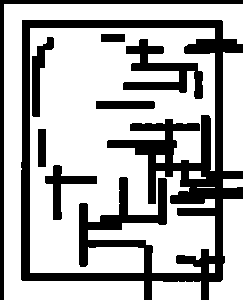
#> input picture maze_planner/outputs/debug/6_occupancy.png, 243 x 300 px
$ python maze_planner.py outputs/debug/6_occupancy.png
#> lines starting #> are read from the running program, lines starting #| are printed output that depends on the picture; after the words box and inside, x2 and y2 are one past the last pixel; in counts of white or black regions, pixels touching at a corner belong together
### maze_planner/maze_scanner.py
"""
Maze scanner: 把摄像头拍到的"白纸黑笔迷宫"照片处理成扫描件风格的纯黑白图。

流程:
  1. 检测纸张边界 (find_paper_contour)
  2. 透视矫正        (four_point_transform)
  3. 亮度/对比度增强 (enhance)
  4. 黑白二值化      (binarize)
  5. 输出扫描件      (clean + 保存)

用法:
  python maze_scanner.py input.jpg -o output.png
  python maze_scanner.py input.jpg -o output.png --debug debug_dir
"""

import argparse
import os

import cv2
import numpy as np


# ----------------------------------------------------------------------------
# 工具
# ----------------------------------------------------------------------------
def _resize_to_max(img, max_side=1500):
    """等比缩放，使最长边不超过 max_side。返回 (缩放后的图, 缩放比例)。"""
    h, w = img.shape[:2]
    scale = max_side / float(max(h, w))
    if scale < 1.0:
        img = cv2.resize(img, (int(w * scale), int(h * scale)),
                         interpolation=cv2.INTER_AREA)
        return img, scale
    return img, 1.0


def parse_corners(s):
    """把 "x1,y1 x2,y2 x3,y3 x4,y4" 解析成 [(x,y)x4] (原图坐标)。"""
    if not s:
        return None
    nums = [float(v) for v in s.replace(",", " ").split()]
    if len(nums) != 8:
        raise ValueError("--corners 需要 8 个数字: x1,y1 x2,y2 x3,y3 x4,y4")
    return [(nums[i], nums[i + 1]) for i in range(0, 8, 2)]


def _order_points(pts):
    """把 4 个点排成 [左上, 右上, 右下, 左下]。"""
    pts = pts.reshape(4, 2).astype("float32")
    rect = np.zeros((4, 2), dtype="float32")
    s = pts.sum(axis=1)
    rect[0] = pts[np.argmin(s)]   # 左上: x+y 最小
    rect[2] = pts[np.argmax(s)]   # 右下: x+y 最大
    diff = np.diff(pts, axis=1)
    rect[1] = pts[np.argmin(diff)]  # 右上: x-y 最小
    rect[3] = pts[np.argmax(diff)]  # 左下: x-y 最大
    return rect


# ----------------------------------------------------------------------------
# 步骤 1: 检测纸张边界
# ----------------------------------------------------------------------------
def _quad_from_contour(c, img_shape):
    """凸包 -> 近似四边形; 退化时用最小外接旋转矩形。返回 4x2 角点。"""
    hull = cv2.convexHull(c)
    peri = cv2.arcLength(hull, True)
    for eps in (0.02, 0.03, 0.04, 0.05, 0.06, 0.08, 0.10):
        ap = cv2.approxPolyDP(hull, eps * peri, True)
        if len(ap) == 4 and cv2.isContourConvex(ap):
            return ap.reshape(4, 2)
    return cv2.boxPoints(cv2.minAreaRect(c))


def _paper_by_brightness(img):
    """
    主方法: 纸张是「亮 + 低饱和」的大块区域。
    取包含图像中心的连通块（纸张通常在画面中央，桌面/笔记本/人在四周），
    再求其四边形角点。对低对比度纸张边缘 (白纸/浅木桌) 比边缘检测稳得多。
    """
    H, W = img.shape[:2]
    hsv = cv2.cvtColor(img, cv2.COLOR_BGR2HSV)
    S, V = hsv[:, :, 1], hsv[:, :, 2]
    _, bright = cv2.threshold(V, 0, 255, cv2.THRESH_BINARY + cv2.THRESH_OTSU)
    mask = ((S < 60) & (bright > 0)).astype(np.uint8) * 255

    # 核大小按分辨率定 (scan 已把最长边缩到 1500)
    k = max(15, int(max(H, W) * 0.014)) | 1
    mask = cv2.morphologyEx(mask, cv2.MORPH_CLOSE, np.ones((k, k), np.uint8))
    mask = cv2.morphologyEx(mask, cv2.MORPH_OPEN,
                            np.ones((k // 2 | 1,) * 2, np.uint8))
    # 腐蚀切断纸张与周围浅色物体 (笔记本/浅色衣物) 的细桥
    er = cv2.erode(mask, np.ones((k, k), np.uint8))

    n, lab, st, cen = cv2.connectedComponentsWithStats(er, 8)
    if n <= 1:
        return None
    cy, cx = H // 2, W // 2
    pick = int(lab[cy, cx])                       # 优先取含图像中心的块
    if pick == 0:
        cand = [i for i in range(1, n)
                if st[i, cv2.CC_STAT_AREA] > 0.1 * H * W]
        if not cand:
            return None
        pick = min(cand, key=lambda i: (cen[i][0] - cx) ** 2 + (cen[i][1] - cy) ** 2)
    if st[pick, cv2.CC_STAT_AREA] < 0.15 * H * W:  # 太小不是纸张
        return None

    comp = (lab == pick).astype(np.uint8) * 255
    comp = cv2.dilate(comp, np.ones((k, k), np.uint8))     # 抵消腐蚀
    comp = cv2.morphologyEx(comp, cv2.MORPH_CLOSE,
                            np.ones((k * 2 | 1,) * 2, np.uint8))
    cnts, _ = cv2.findContours(comp, cv2.RETR_EXTERNAL, cv2.CHAIN_APPROX_SIMPLE)
    if not cnts:
        return None
    return _quad_from_contour(max(cnts, key=cv2.contourArea), img.shape)


# [20 lines left out: function _paper_by_edges, not called in this run]


def find_paper_contour(img):
    """
    找到纸张的 4 个角点，排成 [左上,右上,右下,左下]。
    先用亮度/饱和度分割 (对低对比度边缘稳健)，失败再退化到边缘检测；
    都找不到返回 None（调用方退化为对整张图处理）。
    """
    quad = _paper_by_brightness(img)
    if quad is None:
        quad = _paper_by_edges(img)
    if quad is None:
        return None
    return _order_points(np.asarray(quad, dtype="float32").reshape(4, 2))


# ----------------------------------------------------------------------------
# 步骤 2: 透视矫正
# ----------------------------------------------------------------------------
def four_point_transform(img, rect):
    """根据 4 个角点把纸张拉正成正视图。"""
    (tl, tr, br, bl) = rect
    width_top = np.linalg.norm(tr - tl)
    width_bottom = np.linalg.norm(br - bl)
    height_left = np.linalg.norm(bl - tl)
    height_right = np.linalg.norm(br - tr)
    max_w = int(round(max(width_top, width_bottom)))
    max_h = int(round(max(height_left, height_right)))
    max_w, max_h = max(max_w, 1), max(max_h, 1)

    dst = np.array([[0, 0],
                    [max_w - 1, 0],
                    [max_w - 1, max_h - 1],
                    [0, max_h - 1]], dtype="float32")
    M = cv2.getPerspectiveTransform(rect, dst)
    return cv2.warpPerspective(img, M, (max_w, max_h))


# ----------------------------------------------------------------------------
# 步骤 3: 亮度/对比度增强（去除不均匀光照/阴影）
# ----------------------------------------------------------------------------
def enhance(img):
    """
    估计背景（大尺度模糊），用原图除以背景，去掉阴影和光照不均，
    让纸面变成均匀的白色。返回单通道灰度图。
    """
    gray = cv2.cvtColor(img, cv2.COLOR_BGR2GRAY) if img.ndim == 3 else img

    # 背景估计: 核要足够大，盖过笔画宽度
    k = max(31, (max(gray.shape) // 20) | 1)  # 保证奇数
    background = cv2.GaussianBlur(gray, (k, k), 0)
    background = np.where(background == 0, 1, background)  # 防止除零

    norm = gray.astype(np.float32) / background.astype(np.float32)
    norm = np.clip(norm, 0, 1)
    norm = (norm * 255).astype(np.uint8)

    # CLAHE 进一步拉对比度
    clahe = cv2.createCLAHE(clipLimit=2.0, tileGridSize=(8, 8))
    return clahe.apply(norm)


# ----------------------------------------------------------------------------
# 步骤 4: 二值化
# ----------------------------------------------------------------------------
def binarize(gray, block_size=35, C=15):
    """
    自适应阈值二值化。输出: 墙壁(黑笔)=黑(0)，纸面=白(255)。
    block_size 必须为奇数。
    """
    if block_size % 2 == 0:
        block_size += 1
    binary = cv2.adaptiveThreshold(
        gray, 255,
        cv2.ADAPTIVE_THRESH_GAUSSIAN_C,
        cv2.THRESH_BINARY,
        block_size, C)
    return binary


# ----------------------------------------------------------------------------
# 步骤 5: 清理噪点
# ----------------------------------------------------------------------------
def clean(binary, min_blob=20):
    """去掉孤立小黑点，让输出更像干净的扫描件。"""
    # 在墙壁(黑)上操作: 反相 -> 墙=白
    inv = cv2.bitwise_not(binary)
    # 开运算去毛刺
    inv = cv2.morphologyEx(inv, cv2.MORPH_OPEN,
                           np.ones((2, 2), np.uint8))
    # 连通域过滤掉太小的斑点
    n, labels, stats, _ = cv2.connectedComponentsWithStats(inv, connectivity=8)
    out = np.zeros_like(inv)
    for i in range(1, n):
        if stats[i, cv2.CC_STAT_AREA] >= min_blob:
            out[labels == i] = 255
    return cv2.bitwise_not(out)  # 还原: 墙=黑, 纸=白


# ----------------------------------------------------------------------------
# 手动选角 (默认方式，比自动检测可靠)
# ----------------------------------------------------------------------------
def pick_corners_interactive(img):
    """
    弹窗让用户左键依次点 4 个角。返回 4x2 角点 (未排序) 或 None(取消)。
      左键 = 选点 (最多4个)   u/退格 = 撤销   回车 = 确认   Esc = 取消
    """
    win = "pick 4 corners: L-click x4, [u]undo [Enter]ok [Esc]cancel"
    pts = []

    def on_mouse(event, x, y, flags, param):
        if event == cv2.EVENT_LBUTTONDOWN and len(pts) < 4:
            pts.append((x, y))

    cv2.namedWindow(win, cv2.WINDOW_NORMAL)
    cv2.resizeWindow(win, min(img.shape[1], 1000), min(img.shape[0], 1000))
    cv2.setMouseCallback(win, on_mouse)
    try:
        while True:
            disp = img.copy()
            for i, p in enumerate(pts):
                cv2.circle(disp, p, 7, (0, 0, 255), -1)
                cv2.putText(disp, str(i + 1), (p[0] + 10, p[1] - 10),
                            cv2.FONT_HERSHEY_SIMPLEX, 1.0, (0, 0, 255), 2)
            if len(pts) >= 2:
                cv2.polylines(disp, [np.array(pts)], len(pts) == 4,
                              (0, 255, 0), 2)
            cv2.imshow(win, disp)
            key = cv2.waitKey(20) & 0xFF
            if key == 27:                       # Esc: 取消
                pts = []
                break
            if key in (ord('u'), 8) and pts:    # u / Backspace: 撤销
                pts.pop()
            if key in (13, 10) and len(pts) == 4:  # Enter: 确认
                break
    finally:
        cv2.destroyWindow(win)
        cv2.waitKey(1)
    return np.array(pts, dtype="float32") if len(pts) == 4 else None


# ----------------------------------------------------------------------------
# 主流程
# ----------------------------------------------------------------------------
def scan(path, debug_dir=None, margin=0.015, corners=None,
         manual=True, auto=False):
    """
    corners: 原图坐标系下的 4 个角点 [(x,y)x4]，给了就直接用（最高优先级）。
    manual : True 时弹窗手动点选 4 角（默认）。
    auto   : True 时改用自动检测（manual 会被忽略）。
    选角失败/取消时回退到自动检测；自动也失败则处理整张图。
    """
    img = cv2.imread(path)
    if img is None:
        raise FileNotFoundError(f"无法读取图片: {path}")

    img, scale = _resize_to_max(img, 1500)

    def dbg(name, im):
        if debug_dir:
            os.makedirs(debug_dir, exist_ok=True)
            cv2.imwrite(os.path.join(debug_dir, name), im)

    dbg("0_input.png", img)

    # 1: 确定纸张四角 —— 手动选点优先，自动检测作为 fallback
    rect = None
    if corners is not None:
        rect = _order_points(np.asarray(corners, dtype="float32").reshape(4, 2) * scale)
    elif auto:
        rect = find_paper_contour(img)
    elif manual:
        picked = pick_corners_interactive(img)
        if picked is not None:
            rect = _order_points(picked)
        else:
            print("⚠ 未完成手动选角，回退自动检测。")
            rect = find_paper_contour(img)
    else:
        rect = find_paper_contour(img)

    # 2: 透视矫正
    if rect is not None:
        # 角点常略微落在纸外，向中心内缩一点，去掉边缘的桌面/阴影
        center = rect.mean(axis=0)
        rect_in = (center + (rect - center) * (1.0 - margin)).astype("float32")
        warped = four_point_transform(img, rect_in)
        vis = img.copy()
        cv2.polylines(vis, [rect.astype(int)], True, (0, 255, 0), 3)
        cv2.polylines(vis, [rect_in.astype(int)], True, (0, 180, 255), 2)
        dbg("1_paper_detected.png", vis)
    else:
        print("⚠ 未检测到纸张边界，直接处理整张图。")
        warped = img
    dbg("2_warped.png", warped)

    # 3: 增强
    enhanced = enhance(warped)
    dbg("3_enhanced.png", enhanced)

    # 4: 二值化
    binary = binarize(enhanced)
    dbg("4_binary.png", binary)

    # 5: 清理
    result = clean(binary)
    dbg("5_result.png", result)

    # result: 二值扫描件（墙=黑, 纸=白）; warped: 透视矫正后的彩色图（供检测彩色标记）
    return result, warped


# [16 lines left out: function main, not called in this run]


# [2 lines that do not run on import are left out]

### maze_planner/maze_planner.py
"""
Maze planner: 在重建后的迷宫上做起点->终点路径规划。

输入是一张迷宫照片，内部先调用 maze_scanner 做重建，然后:
  1. 从彩色矫正图里检测起点(绿)/终点(红)标记
  2. 把二值扫描件转成占用栅格 (墙=障碍, 纸=可走)
     - 抹掉标记处的黑块（标记不是墙）
     - 闭运算补上墙体细缝（防止穿墙）
     - 按机器人半径膨胀墙体（防止贴墙/抹角）
     - 降采样到便于搜索的分辨率
  3. A* (8 邻接) 搜索起点->终点
  4. 把路径画回彩色图并保存

用法:
  python maze_planner.py input.jpg -o planned.png
  python maze_planner.py input.jpg -o planned.png --debug debug_dir
"""

import argparse
import heapq
import os
from collections import deque

import cv2
import numpy as np

from maze_scanner import scan, parse_corners


# ----------------------------------------------------------------------------
# 1. 检测起点/终点彩色标记
# ----------------------------------------------------------------------------
def _largest_blob_centroid(mask, min_area=30):
    """返回 mask 中最大连通块的质心 (x, y)，没有则返回 None。"""
    n, labels, stats, centroids = cv2.connectedComponentsWithStats(mask, 8)
    best, best_area = None, 0
    for i in range(1, n):
        area = stats[i, cv2.CC_STAT_AREA]
        if area >= min_area and area > best_area:
            best_area, best = area, centroids[i]
    if best is None:
        return None
    return (float(best[0]), float(best[1]))


def detect_markers(bgr):
    """
    从彩色图检测起点(红)和终点(蓝)。返回 (start_xy, goal_xy)，找不到为 None。
    """
    hsv = cv2.cvtColor(bgr, cv2.COLOR_BGR2HSV)
    k = np.ones((5, 5), np.uint8)

    # 红: hue 在 0 附近和 180 附近两段
    red = cv2.inRange(hsv, (0, 80, 40), (10, 255, 255)) | \
          cv2.inRange(hsv, (170, 80, 40), (180, 255, 255))
    red = cv2.morphologyEx(red, cv2.MORPH_OPEN, k)

    # 蓝: hue ~ 100..130
    blue = cv2.inRange(hsv, (100, 80, 40), (130, 255, 255))
    blue = cv2.morphologyEx(blue, cv2.MORPH_OPEN, k)

    return _largest_blob_centroid(red), _largest_blob_centroid(blue)


# ----------------------------------------------------------------------------
# 2. 二值扫描件 -> 占用栅格
# ----------------------------------------------------------------------------
# [100 lines left out: functions build_occupancy, _nearest_free, astar, not called in this run]


# ----------------------------------------------------------------------------
# 主流程
# ----------------------------------------------------------------------------
def solve_path(path, debug_dir=None, inflate=1, close=5, grid_max=400,
               manual=True, auto=False, corners=None):
    """
    返回 (pts, warped, binary, start_xy, goal_xy):
      pts       : 解路径在矫正图(warped)像素坐标下的点列 [(x,y), ...] (起点->终点)
      warped    : 透视矫正后的彩色图
      binary    : 二值扫描件(墙=黑)
    """
    binary, warped = scan(path, debug_dir=debug_dir,
                          manual=manual, auto=auto, corners=corners)

    # [4 lines left out: function dbg, not called in this run]

    start_xy, goal_xy = detect_markers(warped)
    if start_xy is None or goal_xy is None:
        raise RuntimeError(
            f"未检测到起点/终点标记 (红={start_xy}, 蓝={goal_xy})。"
            "请确认照片里画了红色起点和蓝色终点。")

    occ, scale = build_occupancy(binary, [start_xy, goal_xy],
                                 close=close, inflate=inflate, grid_max=grid_max)
    dbg("6_occupancy.png", (~occ).astype(np.uint8) * 255)  # 白=可走

    s_cell = (int(round(start_xy[1] * scale)), int(round(start_xy[0] * scale)))
    g_cell = (int(round(goal_xy[1] * scale)), int(round(goal_xy[0] * scale)))
    s_cell = _nearest_free(occ, s_cell)
    g_cell = _nearest_free(occ, g_cell)
    if s_cell is None or g_cell is None:
        raise RuntimeError("起点或终点被墙完全包围，无法规划。")

    cells = astar(occ, s_cell, g_cell)
    if cells is None:
        raise RuntimeError("起点到终点之间没有可走通路（可能墙体把通道封死了）。")

    pts = [(int(round(c / scale)), int(round(r / scale))) for r, c in cells]
    print(f"✓ 路径规划成功: {len(cells)} 个格点 "
          f"(栅格 {occ.shape[1]}x{occ.shape[0]}, scale={scale:.3f})")
    return pts, warped, binary, start_xy, goal_xy


def plan(path, debug_dir=None, inflate=1, close=5, grid_max=400,
         manual=True, auto=False, corners=None):
    pts, warped, binary, start_xy, goal_xy = solve_path(
        path, debug_dir=debug_dir, inflate=inflate, close=close,
        grid_max=grid_max, manual=manual, auto=auto, corners=corners)

    vis = warped.copy()
    for i in range(1, len(pts)):
        cv2.line(vis, pts[i - 1], pts[i], (255, 0, 255), 3)
    cv2.circle(vis, (int(start_xy[0]), int(start_xy[1])), 10, (0, 0, 220), -1)   # 起点红
    cv2.circle(vis, (int(goal_xy[0]), int(goal_xy[1])), 10, (220, 0, 0), -1)     # 终点蓝
    return vis


def main():
    ap = argparse.ArgumentParser(description="迷宫照片 -> 起点到终点路径规划")
    ap.add_argument("input", help="输入照片路径")
    ap.add_argument("-o", "--output", default="planned.png", help="输出路径")
    ap.add_argument("--inflate", type=int, default=1, help="机器人半径(栅格格数)")
    ap.add_argument("--close", type=int, default=5, help="补墙缝的闭运算核大小")
    ap.add_argument("--grid-max", type=int, default=400, help="搜索栅格最长边")
    ap.add_argument("--debug", metavar="DIR",
                    default=os.path.join(os.path.dirname(os.path.abspath(__file__)),
                                         "outputs", "image"),
                    help="各步骤中间图目录（默认 outputs/image，每次覆盖）")
    ap.add_argument("--auto", action="store_true",
                    help="用自动检测纸张边界 (默认是手动点选4角)")
    ap.add_argument("--corners", metavar="\"x1,y1 x2,y2 x3,y3 x4,y4\"",
                    help="直接给出原图坐标的4个角点，跳过选点")
    args = ap.parse_args()

    vis = plan(args.input, debug_dir=args.debug,
               inflate=args.inflate, close=args.close, grid_max=args.grid_max,
               auto=args.auto, manual=not args.auto,
               corners=parse_corners(args.corners))
#> in scan, img is the input picture: shape (300, 243, 3); 69.1% white; 8 black regions, largest, box (x1, y1, x2, y2) and area: (21, 20, 243, 300) 16029, (0, 0, 243, 300) 2156, (123, 39, 203, 99) 1823
#> in scan, `img, scale = _resize_to_max(img, 1500)`: scale = 1
#> (key Esc is pressed here)
#> in _paper_by_brightness, `hsv = cv2.cvtColor(img, cv2.COLOR_BGR2HSV)`: hsv: shape (300, 243, 3); mean H, S, V 0, 0, 176.3
#> in _paper_by_brightness, `S, V = hsv[:, :, 1], hsv[:, :, 2]`: S: shape (300, 243); every value is 0
#> in _paper_by_brightness, `mask = cv2.morphologyEx(mask, cv2.MORPH_CLOSE, np.ones((k, k), np.uint..`: mask: shape (300, 243); 98% white; 4 black regions, box (x1, y1, x2, y2) and area: (135, 140, 174, 155) 585, (101, 215, 122, 230) 315, (206, 171, 223, 187) 272, (189, 188, 205, 204) 255
#> in _paper_by_brightness, `er = cv2.erode(mask, np.ones((k, k), np.uint8))`:
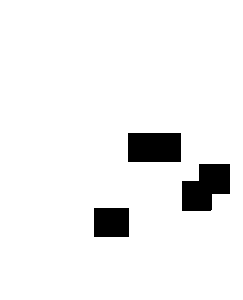
#> er: shape (300, 243); 94.2% white; 3 black regions, box (x1, y1, x2, y2) and area: (182, 164, 230, 211) 1660, (128, 133, 181, 162) 1537, (94, 208, 129, 237) 1015
#> in _paper_by_brightness, `n, lab, st, cen = cv2.connectedComponentsWithStats(er, 8)`: n = 2; st = [[94, 133, 136, 104, 4212], [0, 0, 243, 300, 68688]]; cen = [[163.9, 180.8], [118.4, 147.6]]
#> in _paper_by_brightness, `pick = int(lab[cy, cx])`: pick = 1
#> in _paper_by_brightness, `comp = cv2.morphologyEx(comp, cv2.MORPH_CLOSE, np.ones((k * 2 | 1,) * ..`: comp: shape (300, 243); every value is 255
#> in _paper_by_brightness, `cnts, _ = cv2.findContours(comp, cv2.RETR_EXTERNAL, cv2.CHAIN_APPROX_S..`: cnts = [[[0, 0], [0, 299], [242, 299], [242, 0]]]
#> in _quad_from_contour, `hull = cv2.convexHull(c)`: hull = [[242, 0], [242, 299], [0, 299], [0, 0]]
#> in _quad_from_contour, `peri = cv2.arcLength(hull, True)`: peri = 1082
#> the loop in _quad_from_contour, `for eps in (0.02, 0.03, 0.04, 0.05, 0.06, 0.08, 0.10):` made 1 pass
#> ap on pass 1: [[242, 0], [242, 299], [0, 299], [0, 0]]
#> in find_paper_contour, `quad = _paper_by_brightness(img)`: quad = [[242, 0], [242, 299], [0, 299], [0, 0]]
#> in _order_points, `s = pts.sum(axis=1)`: s = [242, 541, 299, 0]
#> in _order_points, `diff = np.diff(pts, axis=1)`: diff = [-242, 57, 299, 0]
#> in scan, `rect = find_paper_contour(img)`: rect = [[0, 0], [242, 0], [242, 299], [0, 299]]
#> in scan, `center = rect.mean(axis=0)`: center = [121, 149.5]
#> in scan, `rect_in = (center + (rect - center) * (1.0 - margin)).astype("float32")`: rect_in = [[1.81, 2.24], [240.2, 2.24], [240.2, 296.8], [1.81, 296.8]]
#> in four_point_transform, `(tl, tr, br, bl) = rect`: tl = [1.81, 2.24]; tr = [240.2, 2.24]; br = [240.2, 296.8]; bl = [1.81, 296.8]
#> in four_point_transform, `width_top = np.linalg.norm(tr - tl)`: width_top = 238.4
#> in four_point_transform, `height_left = np.linalg.norm(bl - tl)`: height_left = 294.5
#> in four_point_transform, `max_w = int(round(max(width_top, width_bottom)))`: max_w = 238
#> in four_point_transform, `max_h = int(round(max(height_left, height_right)))`: max_h = 295
#> in four_point_transform, `dst = np.array([[0, 0], [max_w - 1, 0], [max_w - 1, max_h - 1], [0, ma..`: dst = [[0, 0], [237, 0], [237, 294], [0, 294]]
#> in four_point_transform, `M = cv2.getPerspectiveTransform(rect, dst)`: M = [[0.994, 7.13e-19, -1.8], [0, 0.998, -2.24], [-4.88e-19, -4.1e-19, 1]]
#> in four_point_transform, `return cv2.warpPerspective(img, M, (max_w, max_h))`:
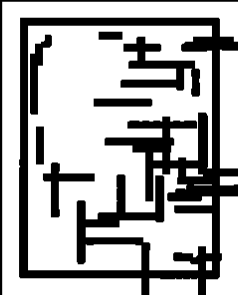
#> returned value: shape (295, 238, 3); min 0, max 255, mean 178.1
#> in enhance, `background = cv2.GaussianBlur(gray, (k, k), 0)`:
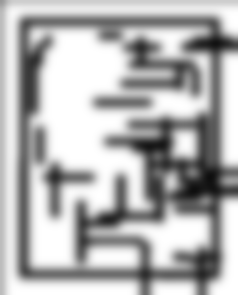
#> background: shape (295, 238); min 14, max 255, mean 178.8
#> in enhance, `norm = gray.astype(np.float32) / background.astype(np.float32)`:
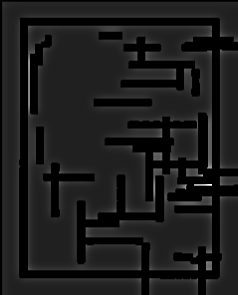
#> norm: shape (295, 238) float32; min 0, max 7.94, mean 0.901; drawn with min black and max white
#> in binarize, `binary = cv2.adaptiveThreshold( gray, 255, cv2.ADAPTIVE_THRESH_GAUSSIA..`:
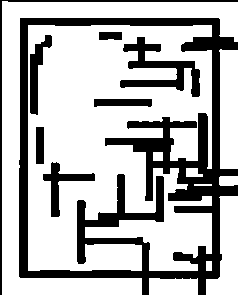
#> binary: shape (295, 238); 71.5% white; 8 black regions, largest, box (x1, y1, x2, y2) and area: (19, 18, 238, 295) 14931, (120, 37, 200, 97) 1663, (0, 0, 238, 295) 1056
#> in clean, `inv = cv2.morphologyEx(inv, cv2.MORPH_OPEN, np.ones((2, 2), np.uint8))`:
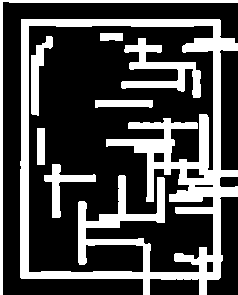
#> inv: shape (295, 238); 29.2% white; 8 white regions, largest, box (x1, y1, x2, y2) and area: (20, 19, 238, 295) 14887, (121, 38, 201, 98) 1662, (0, 0, 238, 295) 1584
#> in clean, `n, labels, stats, _ = cv2.connectedComponentsWithStats(inv, connectivi..`:
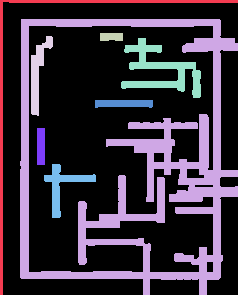
#> labels: shape (295, 238) int32; 9 distinct labels, from 0 to 8; one colour per label, 0 black
#> in clean, `n, labels, stats, _ = cv2.connectedComponentsWithStats(inv, connectivi..`: n = 9; stats = [[3, 2, 235, 293, 49726], [0, 0, 238, 295, 1584], [20, 19, 218, 276, 14887], [100, 33, 23, 8, 178], [31, 36, 22, 80, 715], [121, 38, 80, 60, 1662], [95, 100, 58, 8, 412], [37, 128, 8, 37, 296], [44, 164, 52, 54, 750]]
#> in detect_markers, `hsv = cv2.cvtColor(bgr, cv2.COLOR_BGR2HSV)`: hsv: shape (295, 238, 3); mean H, S, V 0, 0, 178.1
#> in detect_markers, `red = cv2.inRange(hsv, (0, 80, 40), (10, 255, 255)) | \ cv2.inRange(hs..`: red: shape (295, 238); every value is 0
#> in _largest_blob_centroid, `n, labels, stats, centroids = cv2.connectedComponentsWithStats(mask, 8)`: labels: shape (295, 238) int32; every value is 0
#> in _largest_blob_centroid, `n, labels, stats, centroids = cv2.connectedComponentsWithStats(mask, 8)`: n = 1; stats = [[0, 0, 238, 295, 70210]]; centroids = [[118.5, 147]]
#> after the loop in _largest_blob_centroid, `for i in range(1, n):`: best_area = 0
    cv2.imwrite(args.output, vis)
    print(f"✓ 已保存: {args.output}")


if __name__ == "__main__":
#> (the run stopped early here; a loop or call above may not have finished)
